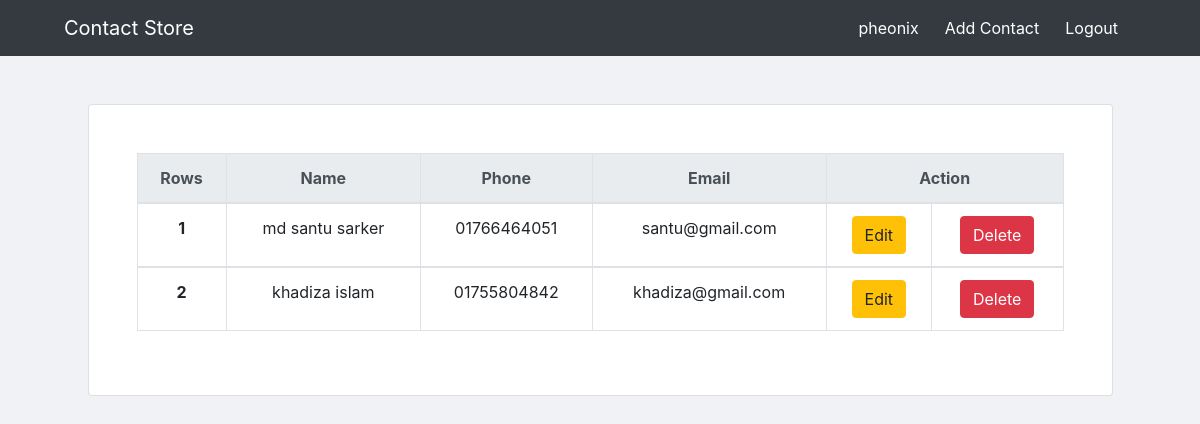
Page / (signed in) on the committed database.
### tables this page shows
CREATE TABLE `master_contactoop` (
  `contact_id` int(10) NOT NULL,
  `contact_name` varchar(50) NOT NULL,
  `contact_number` varchar(50) NOT NULL,
  `contact_email` varchar(50) DEFAULT NULL,
  `user_id` int(10) NOT NULL,
  `reg_date` timestamp NOT NULL DEFAULT current_timestamp() ON UPDATE current_timestamp()
);

### Includes/contact_operation.inc.php (called while the page is built)
<?php
include "./Database/contact_operation.data.php";
$contact = new Contacts();
$user_id = $_SESSION['login_session_id'];
$contact_details = $contact->get_contact($user_id);

### Database/database.data.php (called while the page is built, shortened)
<?php
class Database
{
    private $server_name = "localhost";
    private $user_name = "root";
    private $password = "";
    private $db_name = "contact_store_oop";
    protected function connect()
    {
        $connection = new mysqli($this->server_name, $this->user_name, $this->password, $this->db_name);
        $connection->set_charset("utf8mb4");
        return $connection;
    }
    public function read($query)
    {
        $conn = $this->connect();
        if (!$conn->connect_error) {
            $stmt = $conn->prepare($query);
            $stmt->execute();
            $result_data = mysqli_stmt_get_result($stmt);
            if (mysqli_num_rows($result_data) > 0) {
                $data = mysqli_fetch_all($result_data, MYSQLI_ASSOC);
                return $data;
            } else {
                $conn->close();
                return 202;
            }
        } else {
            return 404;
        }
    }
}

### Database/contact_operation.data.php (called while the page is built, shortened)
<?php
include __DIR__ . "./database.data.php";
class Contacts extends Database
{
    public function get_contact($user_id)
    {
        $message = array();
        $query = "SELECT contact_id ,  contact_name,contact_number,contact_email , reg_date FROM master_contactoop WHERE  user_id = '$user_id';";
        $contact_res = $this->read($query);
        if ($contact_res == 202) {
            $message['error'] = 102;
            return $message;
        } else if ($contact_res == 404) {
            $message['error'] = 404;
            return $message;
        } else {
            $message['error'] = 100;
            $message['response'] = $contact_res;
            return $message;
        }
    }
}

### index.php (the view, shortened to what this page needs)
<?php
include_once "./includes/contact_operation.inc.php";
?>
<!doctype html>
<html lang="en">
<head>
  <link rel="stylesheet" type="text/css" href="./css/bootstrap.min.css">
  <link rel="stylesheet" type='text/css' href="./css/index.css">
</head>
  <body>
<div class="container-fluid p-0 main_div">
      <div class="">
        <?php include './Side_views/index_navbar.php'?>
      </div>
  <div class="row justify-content-center">
  <div class=" card col-lg-10 col-md-10 col-sm-10 col-12 p-5 m-5">
  <?php if ($contact_details['error'] == 100) {?>
    <div class="table-responsive">
      <table class="table table-bordered ">
        <thead class="thead-light text-center">
          <tr>
            <th scope="col">Rows</th>
            <th scope="col">Name</th>
            <th scope="col">Phone</th>
            <th scope="col">Email</th>
            <th scope="col" colspan="2">Action</th>
          </tr>
        </thead>
        <?php $id = 1;
    foreach ($contact_details['response'] as $contact) {
        ?>
          <tbody class="text-center">
            <tr>
              <th scope="row"><?php echo $id ?></th>
              <td><?php echo $contact['contact_name'] ?></td>
              <td><?php echo $contact['contact_number'] ?></td>
              <td><?php echo $contact['contact_email'] ?></td>
              <td><button class="btn btn-warning edit_modal" >Edit</button></td>
              <td><button class="btn btn-danger delete_modal" >Delete</button></td>
            </tr>
          </tbody>
        <?php $id++;}?>
      </table>
      </div>
    <?php } else if ($contact_details['error'] == 102) {?>
        <h5 class="text-center">No Contacts Available<h5>
   <?php } else if ($contact_details['error'] == 404) {?>
          <h5 class="text-center">Connection Error<h5> <?php }?>
    </div>
  </div>
</div>
  </body>
</html>

### Side_views/index_navbar.php (shortened to what this page needs)
<nav class="navbar bg-dark navbar-dark navbar-expand-sm">
  <div class="container-fluid px-5">
    <a href="#" class="navbar-brand ">Contact Store</a>
    <div class="collapse navbar-collapse justify-content-end " id="index_navbar">
        <ul class="navbar-nav text-center">
          <li class="nav-item index_username"><a href="" class="nav-link "><?php echo $_SESSION['login_session_name'] ?></a></li>
          <li class="nav-item "><a href="" id="add_contact" data-toggle="modal" data-target="#contact_modal" class="nav-link">Add Contact</a></li>
          <li class="nav-item "><a href="./logout.php" class="nav-link">Logout</a></li>
        </ul>
    </div>
  </div>
</nav>

### css/index.css (style rules this page uses)
* { padding: 0; margin: 0; -webkit-box-sizing: border-box; box-sizing: border-box; }
body { background-color: #f0f2f5; }
#index_navbar li { margin-right: 10px; }
#index_navbar li a { color: white; }

### rows in the picture
master_contactoop: contact_name "md santu sarker", contact_number "01766464051", contact_email "santu@gmail.com"
master_contactoop: contact_name "khadiza islam", contact_number "01755804842", contact_email "khadiza@gmail.com"

### other values in the picture
$_SESSION['login_session_name'] "pheonix"
